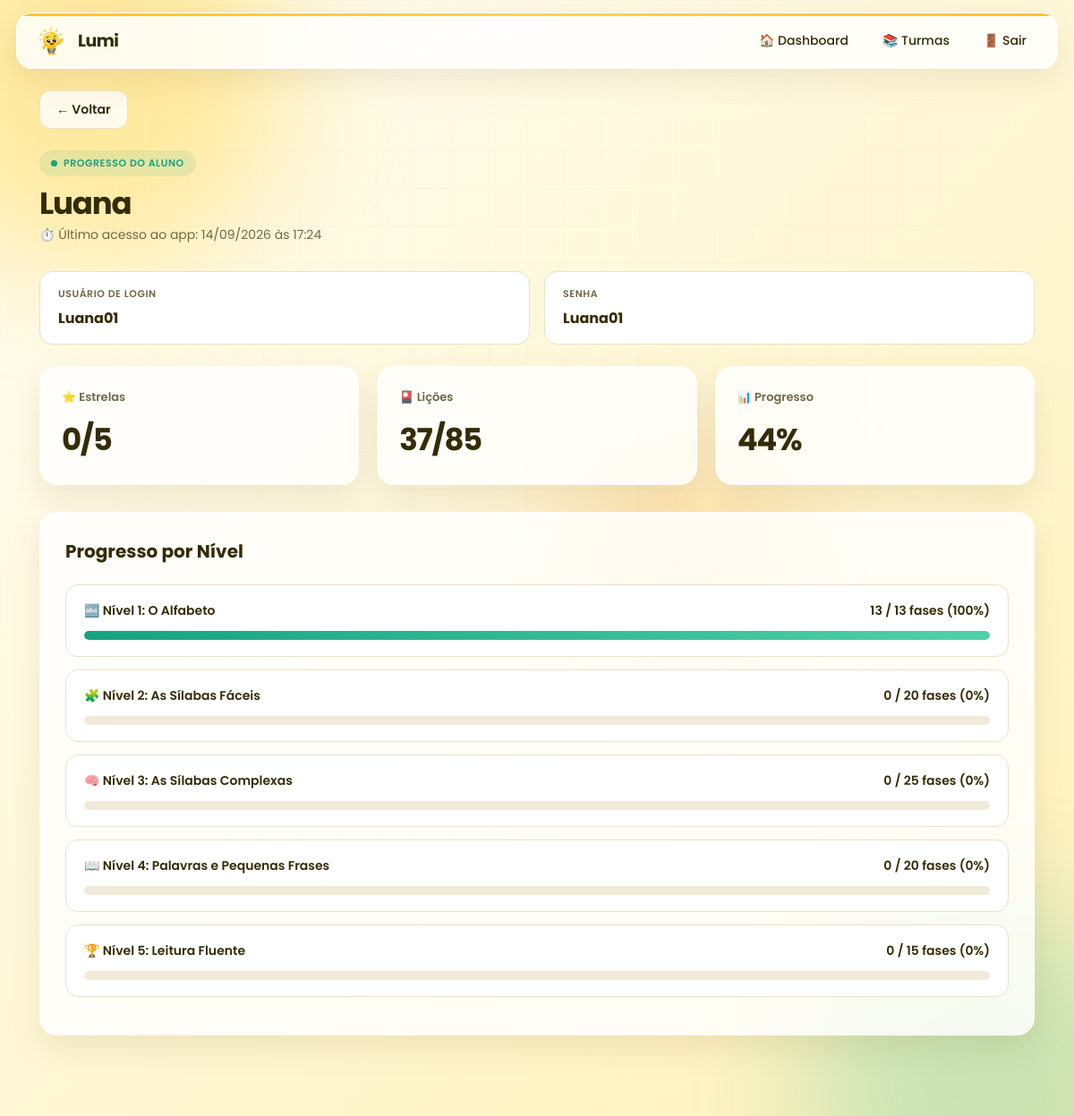
Page /aluno.php?id=14 (signed in) on the committed database.
### tables this page shows
CREATE TABLE `alunos` (
  `id` int(11) NOT NULL,
  `professor_id` int(11) NOT NULL,
  `nome` varchar(150) NOT NULL,
  `usuario` varchar(100) NOT NULL,
  `senha` varchar(255) NOT NULL,
  `foto` varchar(255) DEFAULT 'padrao.png',
  `data_nascimento` date DEFAULT NULL,
  `turma_id` int(11) DEFAULT NULL,
  `turma` varchar(100) DEFAULT NULL,
  `data_cadastro` timestamp NOT NULL DEFAULT current_timestamp(),
  `senha_visivel` varchar(255) DEFAULT NULL,
  `ultimo_acesso` datetime DEFAULT NULL
);

### aluno.php (the view, shortened to what this page needs)
<?php
include("php/conexao.php");
$id = filter_input(INPUT_GET, 'id', FILTER_VALIDATE_INT);
$professor_id = $_SESSION["id"] ?? null;
$stmt = $conexao->prepare("SELECT * FROM alunos WHERE id = ? AND professor_id = ?");
$stmt->bind_param("ii", $id, $professor_id);
$stmt->execute();
$aluno = $stmt->get_result()->fetch_assoc();
$stmt_totais = $conexao->prepare("
    SELECT
        COALESCE(SUM(estrelas), 0) as total_estrelas,
        COALESCE(SUM(licoes_concluidas), 0) as total_licoes,
        MAX(ultimo_acesso) as ultimo_acesso_prog
    FROM progresso
    WHERE aluno_id = ?
");
$stmt_totais->bind_param("i", $id);
$stmt_totais->execute();
$totais = $stmt_totais->get_result()->fetch_assoc();
$estrelas = (int)$totais['total_estrelas'];
$licoes   = (int)$totais['total_licoes'];
$stmt_niveis = $conexao->prepare("
    SELECT estrutura_id, COALESCE(SUM(licoes_concluidas), 0) AS fases_concluidas
    FROM progresso
    WHERE aluno_id = ?
    GROUP BY estrutura_id
");
$stmt_niveis->bind_param("i", $id);
$stmt_niveis->execute();
$resultado_niveis = $stmt_niveis->get_result();
$progresso_por_nivel = [];
while ($row_nivel = $resultado_niveis->fetch_assoc()) {
    $progresso_por_nivel[(int)$row_nivel['estrutura_id']] = (int)$row_nivel['fases_concluidas'];
}
$TOTAL_FASES_APP = 85;
$porcentagem_total = ($TOTAL_FASES_APP > 0) ? round(($licoes / $TOTAL_FASES_APP) * 100) : 0;
$ultimo_acesso = $totais['ultimo_acesso_prog'] ?? $aluno['ultimo_acesso'] ?? null;
$niveis_config = [
    1 => ['nome' => 'Nível 1: O Alfabeto', 'total' => 13, 'icone' => '🔤'],
    2 => ['nome' => 'Nível 2: As Sílabas Fáceis', 'total' => 20, 'icone' => '🧩'],
    3 => ['nome' => 'Nível 3: As Sílabas Complexas', 'total' => 25, 'icone' => '🧠'],
    4 => ['nome' => 'Nível 4: Palavras e Pequenas Frases', 'total' => 20, 'icone' => '📖'],
    5 => ['nome' => 'Nível 5: Leitura Fluente', 'total' => 15, 'icone' => '🏆']
];
?>
<!DOCTYPE html>
<html lang="pt-BR">
<head>
    <link rel="stylesheet" href="css/app.css?v=3">
</head>
<body>
    <div class="background" aria-hidden="true">
        <span class="orb orb-1"></span>
        <span class="orb orb-2"></span>
        <span class="orb orb-3"></span>
        <span class="grid"></span>
    </div>
    <header class="topbar">
        <a href="painel.php" class="topbar-brand">
            <img src="img/logo.png" class="topbar-logo" alt="Logo Lumi">
            <span>Lumi</span>
        </a>
        <nav class="topbar-nav">
            <a href="painel.php">🏠 Dashboard</a>
            <a href="turmas.php">📚 Turmas</a>
            <a href="logout.php">🚪 Sair</a>
        </nav>
    </header>
    <main class="conteudo">
        <a href="javascript:history.back()" class="voltar">← Voltar</a>
        <header class="page-header">
            <div>
                <span class="badge"><i></i> Progresso do aluno</span>
                <h1><?= htmlspecialchars($aluno['nome'] ?? '') ?></h1>
                <p>
                    ⏱️ Último acesso ao app:
                    <?= (!empty($ultimo_acesso) && $ultimo_acesso !== '0000-00-00 00:00:00')
                        ? date('d/m/Y \à\s H:i', strtotime($ultimo_acesso))
                        : 'Nenhum acesso registrado' ?>
                </p>
            </div>
        </header>
        <div class="info-grid">
            <div class="info-item">
                <span>Usuário de login</span>
                <strong><?= htmlspecialchars($aluno['usuario'] ?? 'N/A') ?></strong>
            </div>
            <div class="info-item">
                <span>Senha</span>
                <strong><?= htmlspecialchars($aluno['senha_visivel'] ?? 'N/A') ?></strong>
            </div>
        </div>
        <div class="cards">
            <div class="card">
                <h3>⭐ Estrelas</h3>
                <span><?= $estrelas ?>/5</span>
            </div>
            <div class="card">
                <h3>🎴 Lições</h3>
                <span><?= $licoes ?>/85</span>
            </div>
            <div class="card">
                <h3>📊 Progresso</h3>
                <span><?= $porcentagem_total ?>%</span>
            </div>
        </div>
        <section class="historico">
            <h2>Progresso por Nível</h2>
            <?php foreach ($niveis_config as $n_id => $n_info):
                $fases_no_nivel = min($progresso_por_nivel[$n_id] ?? 0, $n_info['total']);
                $porcentagem_nivel = round(($fases_no_nivel / $n_info['total']) * 100);
            ?>
                <div class="nivel">
                    <div class="nivel-topo">
                        <span><?= $n_info['icone'] ?> <?= $n_info['nome'] ?></span>
                        <span><?= $fases_no_nivel ?> / <?= $n_info['total'] ?> fases (<?= $porcentagem_nivel ?>%)</span>
                    </div>
                    <div class="barra">
                        <span style="width: <?= $porcentagem_nivel ?>%"></span>
                    </div>
                </div>
            <?php endforeach; ?>
        </section>
    </main>
</body>
</html>

### rows in the picture
alunos: nome "Luana", usuario "Luana01", senha_visivel "Luana01"

### other values in the picture
date('d/m/Y \à\s H:i', strtotime($ultimo_acesso)) "14/09/2026 às 17:24"
$estrelas "0"
$licoes "37"
$porcentagem_total "44"
$n_info['icone'] "🔤"
$n_info['nome'] "Nível 1: O Alfabeto"
$fases_no_nivel "13"
$n_info['total'] "13"
$porcentagem_nivel "100"
$n_info['icone'] "🧩"
$n_info['nome'] "Nível 2: As Sílabas Fáceis"
$fases_no_nivel "0"
$n_info['total'] "20"
$porcentagem_nivel "0"
$n_info['icone'] "🧠"
